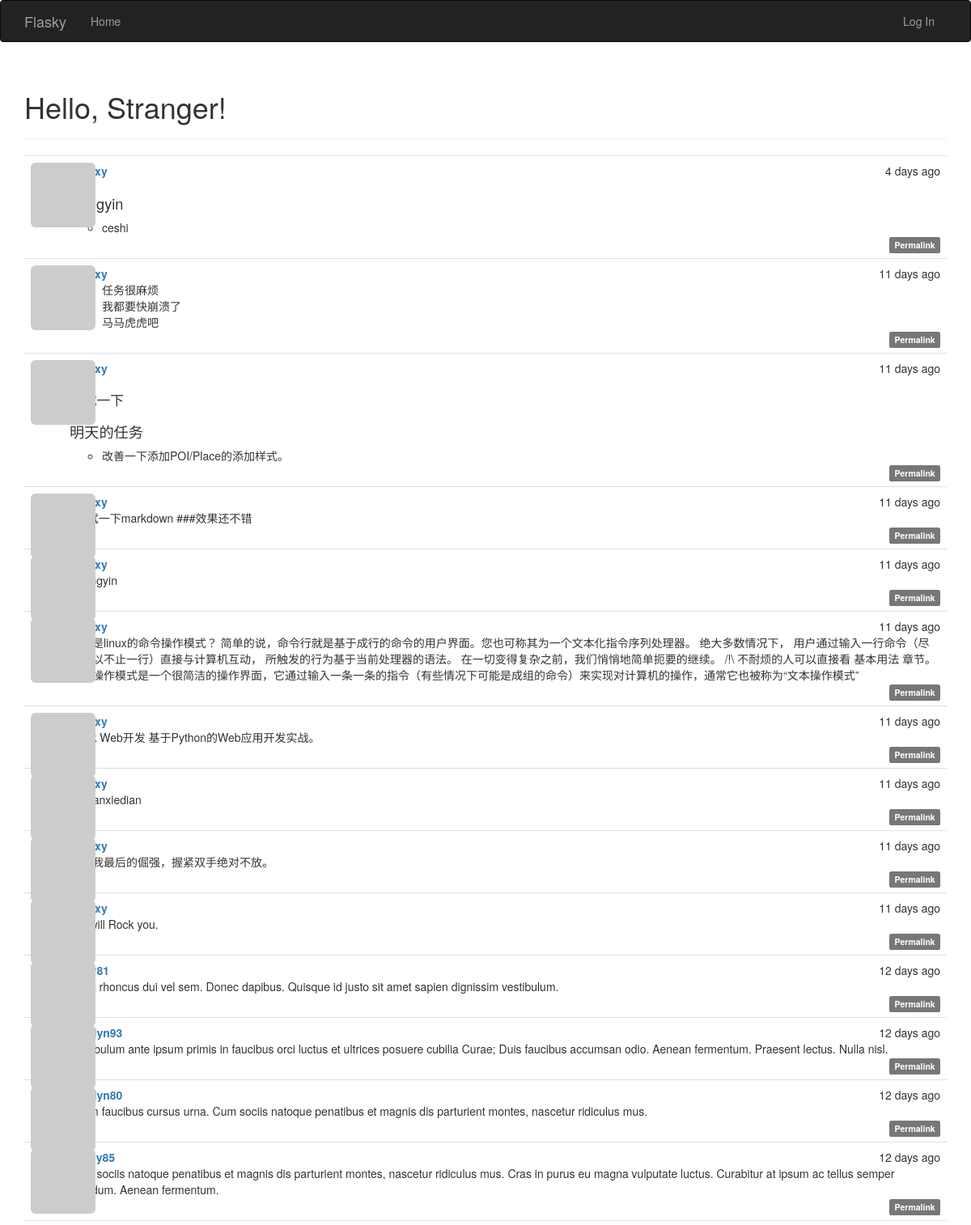
Before: / (upper part) with the older database file.
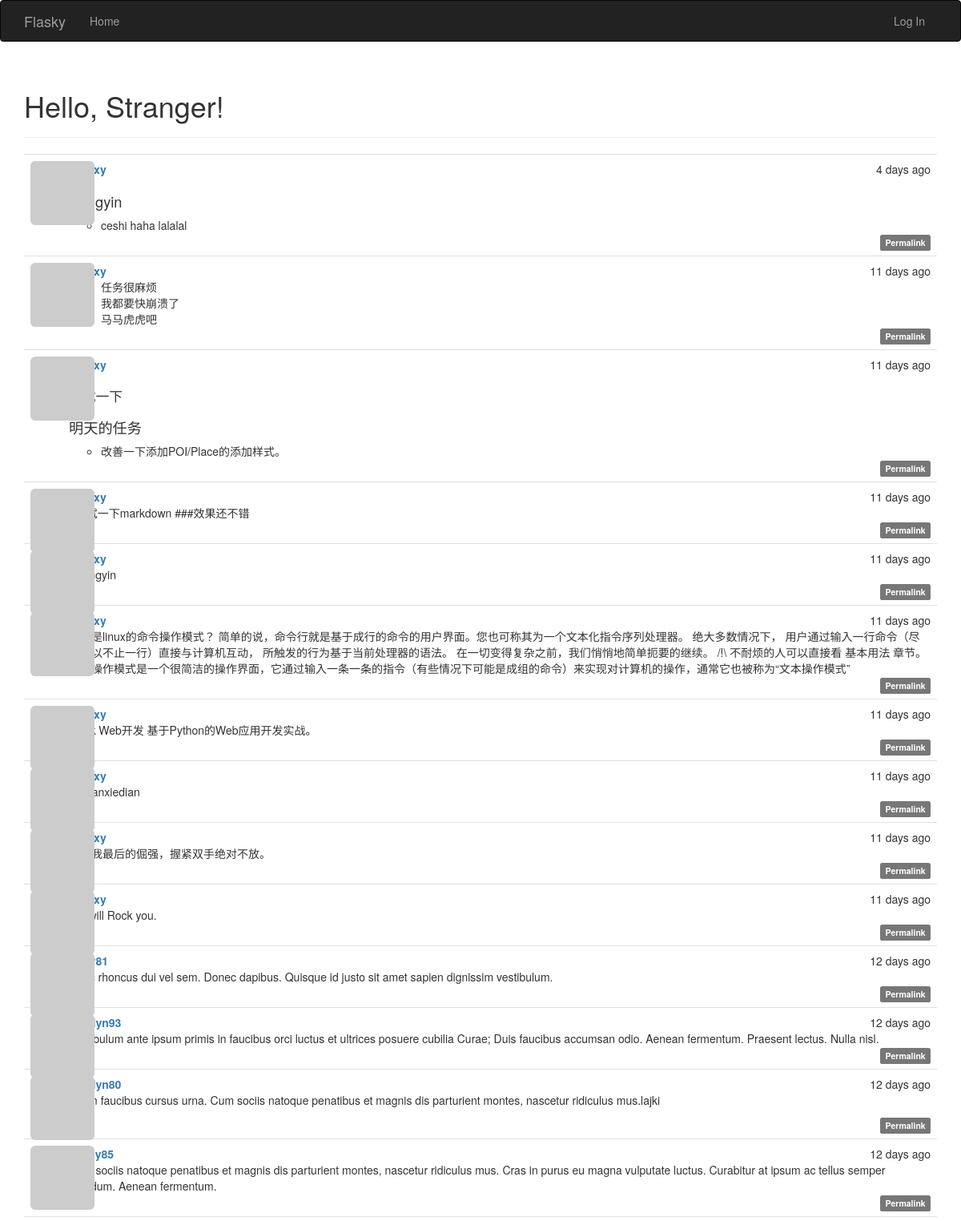
After: the same page with the newer database file.
### app/models.py (models this page shows, shortened)
class Post(db.Model):
    __tablename__ = 'posts'
    id = db.Column(db.Integer, primary_key=True)
    body = db.Column(db.Text)
    body_html = db.Column(db.Text)
    timestamp = db.Column(db.DateTime, index=True, default=datetime.utcnow)
    author_id = db.Column(db.Integer, db.ForeignKey('users.id'))

class User(UserMixin, db.Model):
    __tablename__ = 'users'
    id = db.Column(db.Integer, primary_key=True)
    email = db.Column(db.String(64), unique=True, index=True)
    username = db.Column(db.String(64), unique=True, index=True)
    role_id = db.Column(db.Integer, db.ForeignKey('roles.id'))
    password_hash = db.Column(db.String(128))
    confirmed = db.Column(db.Boolean, default=False)
    name = db.Column(db.String(64))
    location = db.Column(db.String(64))
    about_me = db.Column(db.Text())
    member_since = db.Column(db.DateTime(), default=datetime.utcnow)
    last_seen = db.Column(db.DateTime(), default=datetime.utcnow)
    avatar_hash = db.Column(db.String(32))
    posts = db.relationship('Post', backref='author', lazy='dynamic')
    @property
    def password(self):
        raise AttributeError('password is not a readable attribute')
    def gravatar(self, size=100, default='identicon', rating='g'):
        if request.is_secure:
            url = 'https://secure.gravatar.com/avatar'
        else:
            url = 'http://www.gravatar.com/avatar'
        hash = self.avatar_hash or hashlib.md5(
            self.email.encode('utf-8')).hexdigest()
        return '{url}/{hash}?s={size}&d={default}&r={rating}'.format(
            url=url, hash=hash, size=size, default=default, rating=rating)

### app/main/views.py (the view)
@main.route('/', methods=['GET', 'POST'])
def index():
    form = PostForm()
    if current_user.can(Permission.WRITE_ARTICLES) and \
            form.validate_on_submit():
        post = Post(body=form.body.data,
                    author=current_user._get_current_object())
        db.session.add(post)
        return redirect(url_for('.index'))
    page = request.args.get('page', 1, type=int)
    pagination = Post.query.order_by(Post.timestamp.desc()).paginate(
        page, per_page=current_app.config['FLASKY_POSTS_PER_PAGE'],
        error_out=False)
    posts = pagination.items
    return render_template('index.html', form=form, posts=posts,
                           pagination=pagination)

### app/auth/views.py (called while the page is built)
@auth.before_app_request
def before_request():
    if current_user.is_authenticated:
        current_user.ping
        if not current_user.confirmed \
                and request.endpoint[:5] != 'auth.' \
                and request.endpoint != 'static':
            return redirect(url_for('auth.unconfirmed'))

### app/main/__init__.py (called while the page is built)
@main.app_context_processor
def inject_permissions():
	return dict(Permission=Permission)

### app/models.py (called while the page is built)
    def can(self, permissions):
        return False

    def is_administrator(self):
        return False

### app/templates/index.html (shortened to what this page needs)
{% extends "base.html" %}
{% import "bootstrap/wtf.html" as wtf %}
{% import "_macros.html" as macros %}
{% block page_content %}
<div class="page-header">
    <h1>Hello, {% if current_user.is_authenticated %}{{ current_user.username }}{% else %}Stranger{% endif %}!</h1>
</div>
{% include '_posts.html' %}
{% endblock %}

### app/templates/_posts.html (shortened to what this page needs)
<ul class="posts">
    {% for post in posts %}
    <li class="post">
        <div class="post-thumbnail">
            <a href="{{ url_for('.user', username=post.author.username) }}">
                <img class="img-rounded profile-thumbnail" src="{{ post.author.gravatar(size=40) }}">
            </a>
        </div>
        <div class="post-content">
            <div class="post-date">{{ moment(post.timestamp).fromNow() }}</div>
            <div class="post-author"><a href="{{ url_for('.user', username=post.author.username) }}">{{ post.author.username }}</a></div>
            <div class="post-body">
                {% if post.body_html %}
                    {{ post.body_html | safe }}
                {% else %}
                    {{ post.body }}
                {% endif %}
            </div>
            <div class="post-footer">
                <a href="{{ url_for('.post', id=post.id) }}">
                    <span class="label label-default">Permalink</span>
                </a>
            </div>
        </div>
    </li>
    {% endfor %}
</ul>

Changed rows visible on the page:
changed Post: body_html "wangyin ceshi" → "wangyin ceshi haha lalalal"
changed Post "carolyn80": body_html (not shown) → "Etiam faucibus cursus urna. Cum sociis natoque penatibus et magnis dis parturient montes, nascetur ridiculus mus.lajki"; body "Etiam faucibus cursus urna. Cum sociis natoque penatibus et magnis dis parturient montes, nascetur ridiculus mus." → (not shown)
